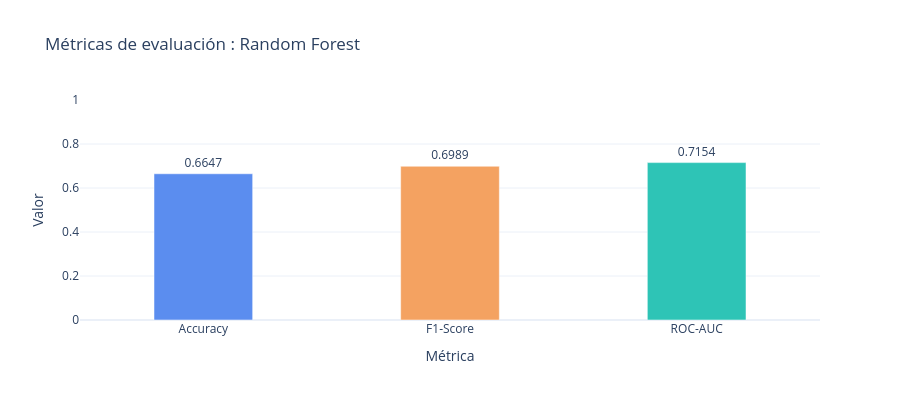

Source (notebook cell):
### Code cell
# -- Visualización 1: Métricas generales ----------------------------------------------
fig_metricas = go.Figure(go.Bar(
    x=['Accuracy', 'F1-Score', 'ROC-AUC'],
    y=[acc, f1, auc],
    text=[f'{acc:.4f}', f'{f1:.4f}', f'{auc:.4f}'],
    textposition='outside',
    marker_color=['#5B8DEF', '#F4A261', '#2EC4B6'],
    width=0.4
))
fig_metricas.update_layout(
    title='Métricas de evaluación : Random Forest',
    yaxis=dict(range=[0, 1], title='Valor'),
    xaxis_title='Métrica',
    height=400,
    template='plotly_white'
)
fig_metricas.show()

### Figure 1 — Plotly figure (JSON) as saved in the notebook; plotly's stock layout.template omitted (floating-point values rounded to 4 significant figures)
{"data": [{"marker": {"color": ["#5B8DEF", "#F4A261", "#2EC4B6"]}, "text": ["0.6647", "0.6989", "0.7154"], "textposition": "outside", "type": "bar", "width": 0.4, "x": ["Accuracy", "F1-Score", "ROC-AUC"], "y": [0.6647, 0.6989, 0.7154]}], "layout": {"height": 400, "title": {"text": "Métricas de evaluación : Random Forest"}, "xaxis": {"title": {"text": "Métrica"}}, "yaxis": {"range": [0, 1], "title": {"text": "Valor"}}}}
